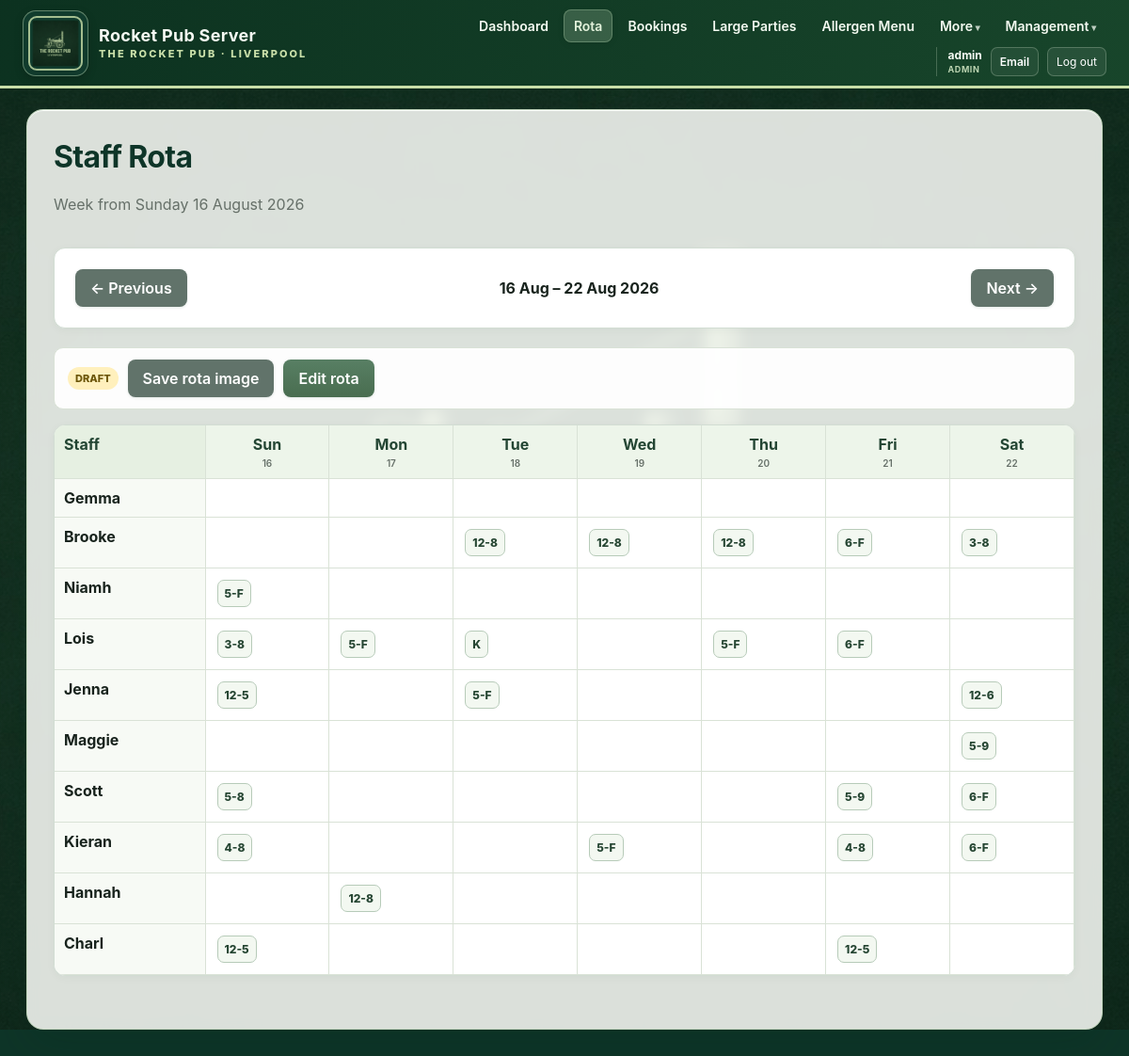
The app's page /rota (signed in), older data.
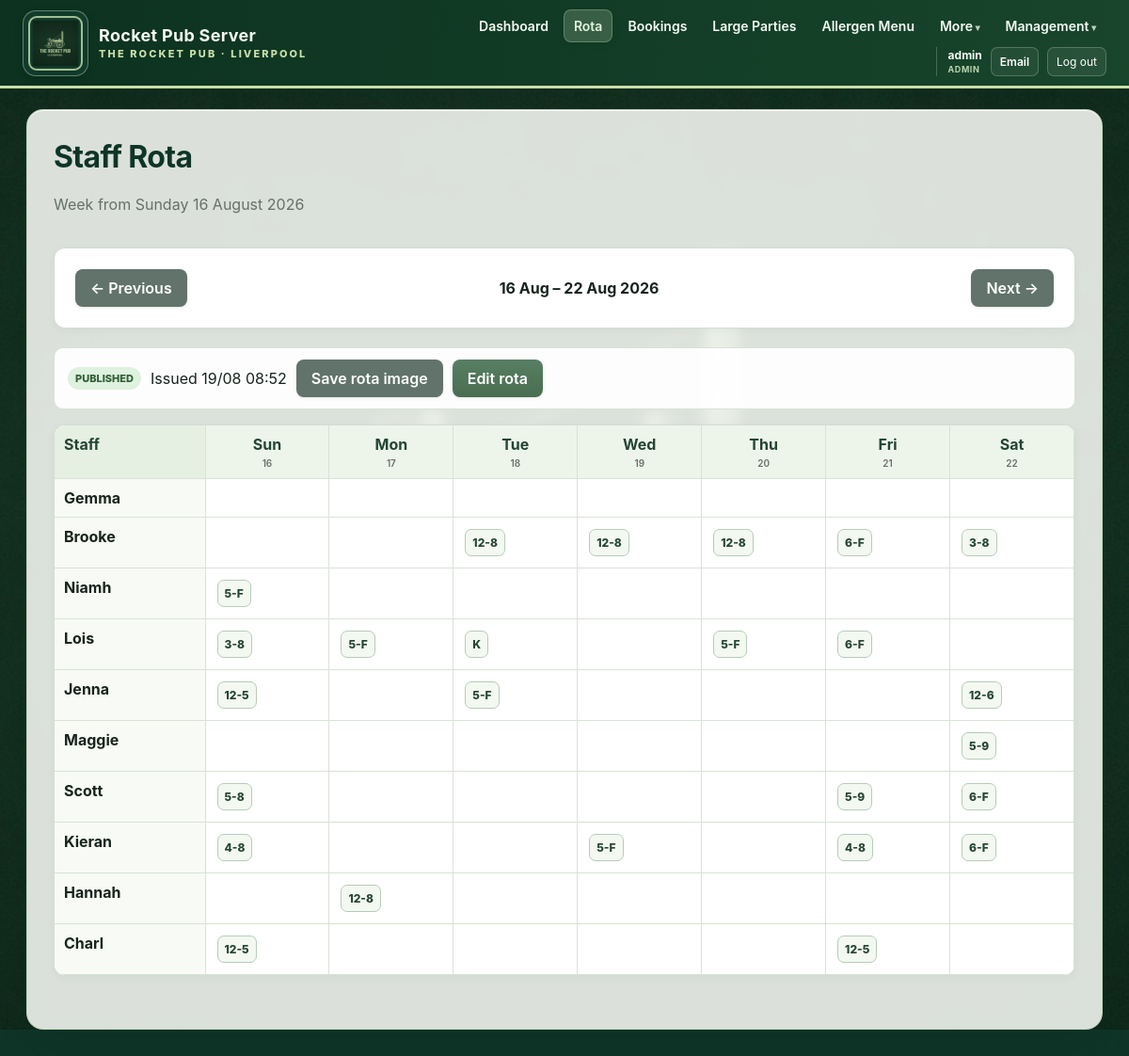
The same page, newer data.
### app/models.py (models this page shows, shortened)
class AppUser(db.Model):
    id = db.Column(db.Integer, primary_key=True)
    username = db.Column(
        db.String(80),
        nullable=False,
        unique=True,
        index=True,
    )
    password_hash = db.Column(db.String(255), nullable=False)
    role = db.Column(
        db.String(20),
        nullable=False,
        default="staff",
        index=True,
    )
    must_change_password = db.Column(
        db.Boolean,
        nullable=False,
        default=True,
    )
    email = db.Column(db.String(255), unique=True, index=True)
    pending_email = db.Column(db.String(255))
    email_verified = db.Column(db.Boolean, nullable=False, default=False)
    email_verification_code_hash = db.Column(db.String(255))
    email_verification_expires_at = db.Column(db.DateTime)
    password_reset_code_hash = db.Column(db.String(255))
    password_reset_expires_at = db.Column(db.DateTime)
    active = db.Column(db.Boolean, nullable=False, default=True)
    created_at = db.Column(db.DateTime, default=datetime.utcnow)
    last_login_at = db.Column(db.DateTime)
    @property
    def is_manager(self):
        return self.role in {"manager", "admin"}

class RotaWeek(db.Model):
    id = db.Column(db.Integer, primary_key=True)
    week_start = db.Column(db.Date, nullable=False, unique=True, index=True)
    status = db.Column(db.String(20), nullable=False, default="draft", index=True)
    notes = db.Column(db.String(500))
    created_by_user_id = db.Column(db.Integer, db.ForeignKey("app_user.id"))
    published_by_user_id = db.Column(db.Integer, db.ForeignKey("app_user.id"))
    created_at = db.Column(db.DateTime, default=datetime.utcnow)
    updated_at = db.Column(
        db.DateTime,
        default=datetime.utcnow,
        onupdate=datetime.utcnow,
    )
    published_at = db.Column(db.DateTime)
    created_by = db.relationship("AppUser", foreign_keys=[created_by_user_id])
    published_by = db.relationship("AppUser", foreign_keys=[published_by_user_id])
    shifts = db.relationship(
        "RotaShift",
        back_populates="rota_week",
        cascade="all, delete-orphan",
    )

class StaffProfile(db.Model):
    id = db.Column(db.Integer, primary_key=True)
    user_id = db.Column(
        db.Integer,
        db.ForeignKey("app_user.id"),
        unique=True,
        index=True,
    )
    display_name = db.Column(db.String(100), nullable=False, unique=True, index=True)
    work_role = db.Column(
        db.String(30),
        nullable=False,
        default="front_of_house",
        index=True,
    )
    employment_type = db.Column(
        db.String(20),
        nullable=False,
        default="regular",
    )
    target_hours = db.Column(db.Float, nullable=False, default=0)
    max_hours = db.Column(db.Float, nullable=False, default=40)
    rota_notes = db.Column(db.String(300))
    sort_order = db.Column(db.Integer, nullable=False, default=100)
    preferred_shifts = db.Column(db.String(250))
    active = db.Column(db.Boolean, nullable=False, default=True)
    created_at = db.Column(db.DateTime, default=datetime.utcnow)
    user = db.relationship("AppUser")
    availability_rules = db.relationship(
        "StaffAvailabilityRule",
        back_populates="staff",
        cascade="all, delete-orphan",
    )
    diary_entries = db.relationship(
        "StaffDiaryEntry",
        back_populates="staff",
        cascade="all, delete-orphan",
    )
    shifts = db.relationship(
        "RotaShift",
        back_populates="staff",
        cascade="all, delete-orphan",
    )

class RotaShift(db.Model):
    id = db.Column(db.Integer, primary_key=True)
    rota_week_id = db.Column(
        db.Integer,
        db.ForeignKey("rota_week.id"),
        nullable=False,
        index=True,
    )
    staff_id = db.Column(
        db.Integer,
        db.ForeignKey("staff_profile.id"),
        nullable=False,
        index=True,
    )
    shift_date = db.Column(db.Date, nullable=False, index=True)
    start_time = db.Column(db.Time, nullable=False)
    end_time = db.Column(db.Time)
    end_is_finish = db.Column(db.Boolean, nullable=False, default=False)
    shift_role = db.Column(
        db.String(30),
        nullable=False,
        default="front_of_house",
    )
    note = db.Column(db.String(250))
    auto_suggested = db.Column(db.Boolean, nullable=False, default=False)
    created_at = db.Column(db.DateTime, default=datetime.utcnow)
    rota_week = db.relationship("RotaWeek", back_populates="shifts")
    staff = db.relationship("StaffProfile", back_populates="shifts")

### app/routes.py (the view, shortened to what this page needs)
@main.route("/rota")
def rota_home():
    selected_text = request.args.get("week")
    if selected_text:
        try:
            selected = datetime.strptime(selected_text, "%Y-%m-%d").date()
        except ValueError:
            selected = date.today()
    else:
        selected = date.today()
    week_start = sunday_for_date(selected)
    week = db.session.scalar(
        db.select(RotaWeek).where(
            RotaWeek.week_start == week_start
        )
    )
    if week and week.status == "draft" and not current_user().is_manager:
        week = None
    previous_start = week_start - timedelta(days=7)
    next_start = week_start + timedelta(days=7)
    my_profile = current_staff_profile()
    my_shifts = []
    profiles = days = shift_map = None
    if week:
        profiles, days, shift_map = rota_context(week)
    swaps = []
    return render_template(
        "rota.html",
        week=week,
        week_start=week_start,
        previous_start=previous_start,
        next_start=next_start,
        profiles=profiles or [],
        days=days or [week_start + timedelta(days=i) for i in range(7)],
        shift_map=shift_map or {},
        my_profile=my_profile,
        my_shifts=my_shifts,
        swaps=swaps,
        shift_label=shift_label,
    )

### app/routes.py (called while the page is built)
def current_user():
    return getattr(g, "current_user", None)

@main.app_context_processor
def inject_current_user():
    return {
        "current_user": current_user(),
    }

def sunday_for_date(value):
    days_since_sunday = (value.weekday() + 1) % 7
    return value - timedelta(days=days_since_sunday)

def current_staff_profile():
    user = current_user()
    if not user:
        return None
    profile = db.session.scalar(
        db.select(StaffProfile).where(
            StaffProfile.user_id == user.id
        )
    )
    if profile:
        return profile
    profile = db.session.scalar(
        db.select(StaffProfile).where(
            db.func.lower(StaffProfile.display_name)
            == user.username.lower()
        )
    )
    if profile and profile.user_id is None:
        profile.user_id = user.id
        db.session.commit()
    return profile

def time_label(value):
    if value is None:
        return ""
    hour = value.hour
    minute = value.minute
    suffix = ""
    display_hour = hour
    if hour == 0:
        display_hour = 12
    elif hour > 12:
        display_hour = hour - 12
    return (
        str(display_hour)
        if minute == 0
        else f"{display_hour}:{minute:02d}"
    )

def shift_label(shift):
    if shift.note == "__ROTA_K__":
        return "K"
    end = "F" if shift.end_is_finish else time_label(shift.end_time)
    return f"{time_label(shift.start_time)}-{end}"

def rota_context(week):
    profiles = db.session.scalars(
        db.select(StaffProfile)
        .where(StaffProfile.active.is_(True))
        .order_by(StaffProfile.sort_order, StaffProfile.display_name)
    ).all()
    days = [week.week_start + timedelta(days=i) for i in range(7)]
    shift_map = {
        (profile.id, day): []
        for profile in profiles
        for day in days
    }
    for shift in week.shifts:
        if (shift.staff_id, shift.shift_date) in shift_map:
            shift_map[(shift.staff_id, shift.shift_date)].append(shift)
    return profiles, days, shift_map

### app/templates/rota.html (shortened to what this page needs)
{% extends "base.html" %}
{% block content %}
<div class="page-heading">
    <div>
        <h1>Staff Rota</h1>
        <p>Week from Sunday {{ week_start.strftime("%d %B %Y") }}</p>
    </div>
</div>
<div class="week-switcher card">
    <a class="button secondary"
       href="{{ url_for('main.rota_home', week=previous_start.isoformat()) }}">← Previous</a>
    <strong>{{ week_start.strftime("%d %b") }} – {{ days[-1].strftime("%d %b %Y") }}</strong>
    <a class="button secondary"
       href="{{ url_for('main.rota_home', week=next_start.isoformat()) }}">Next →</a>
</div>
{% if not week %}
    <div class="card empty-rota">
        <h2>No issued rota for this week</h2>
        {% if current_user.is_manager %}
            <p>Create it as a draft, build the shifts, then issue it when ready.</p>
            <form method="post" action="{{ url_for('main.rota_create') }}">
                <input type="hidden" name="week_start" value="{{ week_start.isoformat() }}">
                <button class="button" type="submit">Create draft rota</button>
            </form>
        {% else %}
            <p>The rota has not been issued yet.</p>
        {% endif %}
    </div>
{% else %}
    <div class="rota-status-strip">
        <span class="rota-status rota-status-{{ week.status }}">{{ week.status|title }}</span>
        {% if week.published_at %}
            <span>Issued {{ week.published_at.strftime("%d/%m %H:%M") }}</span>
        {% endif %}
        <a class="button secondary"
           href="{{ url_for('main.rota_image', rota_id=week.id) }}">
            Save rota image
        </a>
        {% if current_user.is_manager %}
            <a class="button" href="{{ url_for('main.rota_edit', rota_id=week.id) }}">
                Edit rota
            </a>
        {% endif %}
    </div>
    <div class="card rota-table-card">
        <div class="rota-scroll">
            <table class="rota-table">
                <thead>
                    <tr>
                        <th>Staff</th>
                        {% for day in days %}
                            <th>
                                {{ day.strftime("%a") }}
                                <small>{{ day.strftime("%d") }}</small>
                            </th>
                        {% endfor %}
                    </tr>
                </thead>
                <tbody>
                    {% for profile in profiles %}
                    <tr>
                        <th>
                            {{ profile.display_name }}
                        </th>
                        {% for day in days %}
                        <td>
                            {% for shift in shift_map.get((profile.id, day), []) %}
                                <span class="rota-shift-chip
                                    {% if shift.auto_suggested %}suggested{% endif %}">
                                    {{ shift_label(shift) }}
                                </span>
                            {% endfor %}
                        </td>
                        {% endfor %}
                    </tr>
                    {% endfor %}
                </tbody>
            </table>
        </div>
    </div>
{% endif %}
{% endblock %}

### app/templates/base.html (shortened to what this page needs)
<!doctype html>
<html lang="en">
<head>
    <link rel="stylesheet"
          href="{{ url_for('static', filename='css/style.css') }}">
</head>
<body>
<header class="topbar">
    <a class="brand"
       href="{{ url_for('main.dashboard') }}"
       aria-label="Rocket Pub Server dashboard">
        <span class="brand-logo-frame">
            <img src="{{ url_for('static', filename='images/rocket-pub-header-logo.png') }}"
                 alt="The Rocket Pub Liverpool logo">
        </span>
        <span class="brand-copy">
            <strong>Rocket Pub Server</strong>
            <small>The Rocket Pub · Liverpool</small>
        </span>
    </a>
    {% if current_user %}
    <nav class="main-nav">
        <a class="{% if request.endpoint == 'main.dashboard' %}active{% endif %}"
           href="{{ url_for('main.dashboard') }}">Dashboard</a>
        <a class="{% if request.endpoint and request.endpoint.startswith('main.rota') %}active{% endif %}"
           href="{{ url_for('main.rota_home') }}">Rota</a>
        <a class="{% if request.endpoint in ['main.bookings', 'main.new_booking', 'main.edit_booking'] %}active{% endif %}"
           href="{{ url_for('main.bookings') }}">Bookings</a>
        <a class="{% if request.endpoint in ['main.large_parties', 'main.new_large_party', 'main.edit_large_party'] %}active{% endif %}"
           href="{{ url_for('main.large_parties') }}">Large Parties</a>
        <a class="{% if request.endpoint in ['main.allergen_menu', 'main.allergen_new', 'main.allergen_edit'] %}active{% endif %}"
           href="{{ url_for('main.allergen_menu') }}">Allergen Menu</a>
        <details class="nav-menu">
            <summary>More</summary>
        </details>
        {% if current_user.is_manager %}
            <details class="nav-menu management-menu">
                <summary>Management</summary>
            </details>
        {% endif %}
        <div class="account-menu">
            <span>
                {{ current_user.username }}
                <small>{{ current_user.role|title }}</small>
            </span>
            <a class="topbar-account-link"
               href="{{ url_for('main.email_setup') }}">
                Email
            </a>
            <form method="post" action="{{ url_for('main.logout') }}">
                <button type="submit" class="topbar-logout">Log out</button>
            </form>
        </div>
    </nav>
    {% endif %}
</header>
<main class="container">
    {% block content %}{% endblock %}
</main>
</body>
</html>

Row changes from the older to the newer data that the page shows:
changed RotaWeek: status "DRAFT" → "PUBLISHED"; published_at (not shown) → "19/08 08:52"
Text that changed along with them:
text now shown: "Issued"
